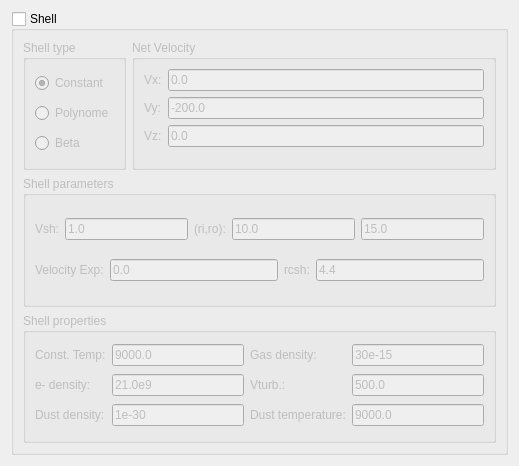
          <widget class="QWidget" name="scrollContentsShell">
           <property name="geometry">
            <rect>
             <x>0</x>
             <y>-51</y>
             <width>519</width>
             <height>466</height>
            </rect>
           </property>
           <layout class="QVBoxLayout" name="verticalLayout_42">
            <item>
             <widget class="QGroupBox" name="groupShell">
              <property name="title">
               <string>Shell</string>
              </property>
              <property name="checkable">
               <bool>true</bool>
              </property>
              <property name="checked">
               <bool>false</bool>
              </property>
              <layout class="QVBoxLayout" name="verticalLayout_45">
               <item>
                <layout class="QHBoxLayout" name="horizontalLayout_24">
                 <item>
                  <widget class="QGroupBox" name="groupshelltype">
                   <property name="title">
                    <string>Shell type</string>
                   </property>
                   <layout class="QVBoxLayout" name="verticalLayout_43">
                    <item>
                     <widget class="QRadioButton" name="radioRotwedgesh">
                      <property name="toolTip">
                       <string>&lt;html&gt;&lt;head/&gt;&lt;body&gt;&lt;p&gt;Velocity, dens, temp, ane are constant.&lt;/p&gt;&lt;/body&gt;&lt;/html&gt;</string>
                      </property>
                      <property name="text">
                       <string>Constant</string>
                      </property>
                      <property name="checked">
                       <bool>true</bool>
                      </property>
                     </widget>
                    </item>
                    <item>
                     <widget class="QRadioButton" name="radioSlansh">
                      <property name="toolTip">
                       <string>&lt;html&gt;&lt;head/&gt;&lt;body&gt;&lt;p&gt;Radial velocity is v(r)=vsh*(r/rinsh)**evelsh Ne(r)~Rho(r)=denssh*(rinsh/r)**2*vsh/v(r)), temp=const.&lt;/p&gt;&lt;/body&gt;&lt;/html&gt;</string>
                      </property>
                      <property name="text">
                       <string>Polynome</string>
                      </property>
                     </widget>
                    </item>
                    <item>
                     <widget class="QRadioButton" name="radioRotellipsh">
                      <property name="toolTip">
                       <string>&lt;html&gt;&lt;head/&gt;&lt;body&gt;&lt;p&gt;Radial velocity is v(r)=vsh*(1-rcsh/r)**evelsh Ne(r)~Rho(r)=denssh*(rinsh/r)**2*v(rinsh)/v(r)),temp=const.&lt;/p&gt;&lt;/body&gt;&lt;/html&gt;</string>
                      </property>
                      <property name="text">
                       <string>Beta</string>
                      </property>
                     </widget>
                    </item>
                   </layout>
                  </widget>
                 </item>
                 <item>
                  <widget class="QGroupBox" name="groupNetVelsh">
                   <property name="toolTip">
                    <string>&lt;html&gt;&lt;head/&gt;&lt;body&gt;&lt;p&gt;Net velocity [km/s].&lt;/p&gt;&lt;/body&gt;&lt;/html&gt;</string>
                   </property>
                   <property name="title">
                    <string>Net Velocity</string>
                   </property>
                   <layout class="QFormLayout" name="formLayout_31">
                    <item row="0" column="0">
                     <widget class="QLabel" name="labelvxsh">
                      <property name="toolTip">
                       <string>&lt;html&gt;&lt;head/&gt;&lt;body&gt;&lt;p&gt;vxsh&lt;/p&gt;&lt;/body&gt;&lt;/html&gt;</string>
                      </property>
                      <property name="text">
                       <string>Vx:</string>
                      </property>
                     </widget>
                    </item>
                    <item row="0" column="1">
                     <widget class="QLineEdit" name="textvxsh">
                      <property name="text">
                       <string>0.0</string>
                      </property>
                     </widget>
                    </item>
                    <item row="1" column="0">
                     <widget class="QLabel" name="labelvysh">
                      <property name="toolTip">
                       <string>&lt;html&gt;&lt;head/&gt;&lt;body&gt;&lt;p&gt;vysh&lt;/p&gt;&lt;/body&gt;&lt;/html&gt;</string>
                      </property>
                      <property name="text">
                       <string>Vy:</string>
                      </property>
                     </widget>
                    </item>
                    <item row="1" column="1">
                     <widget class="QLineEdit" name="textvysh">
                      <property name="text">
                       <string>-200.0</string>
                      </property>
                     </widget>
                    </item>
                    <item row="2" column="0">
                     <widget class="QLabel" name="labelvzsh">
                      <property name="toolTip">
                       <string>&lt;html&gt;&lt;head/&gt;&lt;body&gt;&lt;p&gt;vzsh&lt;/p&gt;&lt;/body&gt;&lt;/html&gt;</string>
                      </property>
                      <property name="text">
                       <string>Vz:</string>
                      </property>
                     </widget>
                    </item>
                    <item row="2" column="1">
                     <widget class="QLineEdit" name="textvzsh">
                      <property name="text">
                       <string>0.0</string>
                      </property>
                     </widget>
                    </item>
                   </layout>
                  </widget>
                 </item>
                </layout>
               </item>
               <item>
                <widget class="QGroupBox" name="groupShellParams">
                 <property name="title">
                  <string>Shell parameters</string>
                 </property>
                 <layout class="QVBoxLayout" name="verticalLayout_44">
                  <item>
                   <layout class="QHBoxLayout" name="horizontalLayout_25">
                    <item>
                     <widget class="QLabel" name="labelashell">
                      <property name="toolTip">
                       <string>&lt;html&gt;&lt;head/&gt;&lt;body&gt;&lt;p&gt;vsh: Velocity of the uniformly expanding shell [km/s].&lt;/p&gt;&lt;/body&gt;&lt;/html&gt;</string>
                      </property>
                      <property name="text">
                       <string>Vsh:</string>
                      </property>
                     </widget>
                    </item>
                    <item>
                     <widget class="QLineEdit" name="textvsh">
                      <property name="text">
                       <string>1.0</string>
                      </property>
                     </widget>
                    </item>
                    <item>
                     <widget class="QLabel" name="labelrinroutsh">
                      <property name="toolTip">
                       <string>&lt;html&gt;&lt;head/&gt;&lt;body&gt;&lt;p&gt;rinsh, routsh: Inner, outer radius of the shell in [R_sol].&lt;/p&gt;&lt;/body&gt;&lt;/html&gt;</string>
                      </property>
                      <property name="text">
                       <string>(ri,ro):</string>
                      </property>
                     </widget>
                    </item>
                    <item>
                     <widget class="QLineEdit" name="textrinsh">
                      <property name="text">
                       <string>10.0</string>
                      </property>
                     </widget>
                    </item>
                    <item>
                     <widget class="QLineEdit" name="textroutsh">
                      <property name="text">
                       <string>15.0</string>
                      </property>
                     </widget>
                    </item>
                   </layout>
                  </item>
                  <item>
                   <layout class="QHBoxLayout" name="horizontalLayout_26">
                    <item>
                     <widget class="QLabel" name="labelevelsh">
                      <property name="toolTip">
                       <string>&lt;html&gt;&lt;head/&gt;&lt;body&gt;&lt;p&gt;evelsh: Exponent of velocity dependence.&lt;/p&gt;&lt;/body&gt;&lt;/html&gt;</string>
                      </property>
                      <property name="text">
                       <string>Velocity Exp:</string>
                      </property>
                     </widget>
                    </item>
                    <item>
                     <widget class="QLineEdit" name="textevelsh">
                      <property name="text">
                       <string>0.0</string>
                      </property>
                     </widget>
                    </item>
                    <item>
                     <widget class="QLabel" name="labelrsh">
                      <property name="toolTip">
                       <string>&lt;html&gt;&lt;head/&gt;&lt;body&gt;&lt;p&gt;rcsh: Core/photospheric radius of the star in shell [R_sol].&lt;/p&gt;&lt;/body&gt;&lt;/html&gt;</string>
                      </property>
                      <property name="text">
                       <string>rcsh:</string>
                      </property>
                     </widget>
                    </item>
                    <item>
                     <widget class="QLineEdit" name="textrcsh">
                      <property name="text">
                       <string>4.4</string>
                      </property>
                     </widget>
                    </item>
                   </layout>
                  </item>
                 </layout>
                </widget>
               </item>
               <item>
                <widget class="QGroupBox" name="groupShellProp">
                 <property name="title">
                  <string>Shell properties</string>
                 </property>
                 <layout class="QGridLayout" name="gridLayout_25">
                  <item row="0" column="3">
                   <widget class="QLineEdit" name="textdenssh">
                    <property name="text">
                     <string>30e-15</string>
                    </property>
                   </widget>
                  </item>
                  <item row="1" column="2">
                   <widget class="QLabel" name="labelvtrbsh">
                    <property name="toolTip">
                     <string>&lt;html&gt;&lt;head/&gt;&lt;body&gt;&lt;p&gt;vtrbsh: Microturbulence [km/s].&lt;/p&gt;&lt;/body&gt;&lt;/html&gt;</string>
                    </property>
                    <property name="text">
                     <string>Vturb.:</string>
                    </property>
                   </widget>
                  </item>
                  <item row="2" column="2">
                   <widget class="QLabel" name="labeldsttjt_2">
                    <property name="toolTip">
                     <string>&lt;html&gt;&lt;head/&gt;&lt;body&gt;&lt;p&gt;dsttsh: Dust temperature [K].&lt;/p&gt;&lt;/body&gt;&lt;/html&gt;</string>
                    </property>
                    <property name="text">
                     <string>Dust temperature:</string>
                    </property>
                   </widget>
                  </item>
                  <item row="1" column="1">
                   <widget class="QLineEdit" name="textanesh">
                    <property name="text">
                     <string>21.0e9</string>
                    </property>
                   </widget>
                  </item>
                  <item row="2" column="1">
                   <widget class="QLineEdit" name="textdstdsh">
                    <property name="text">
                     <string>1e-30</string>
                    </property>
                   </widget>
                  </item>
                  <item row="2" column="0">
                   <widget class="QLabel" name="labeldstdsh">
                    <property name="toolTip">
                     <string>&lt;html&gt;&lt;head/&gt;&lt;body&gt;&lt;p&gt;dstdsh: Dust density at rinsh [g/cm&lt;span style=&quot; vertical-align:super;&quot;&gt;3&lt;/span&gt;], it changes as the gas density.&lt;/p&gt;&lt;/body&gt;&lt;/html&gt;</string>
                    </property>
                    <property name="text">
                     <string>Dust density:</string>
                    </property>
                   </widget>
                  </item>
                  <item row="1" column="3">
                   <widget class="QLineEdit" name="textvtrbsh">
                    <property name="text">
                     <string>500.0</string>
                    </property>
                   </widget>
                  </item>
                  <item row="0" column="0">
                   <widget class="QLabel" name="labeltempsh">
                    <property name="toolTip">
                     <string>&lt;html&gt;&lt;head/&gt;&lt;body&gt;&lt;p&gt;tempsh: Temperature [K].&lt;/p&gt;&lt;/body&gt;&lt;/html&gt;</string>
                    </property>
                    <property name="text">
                     <string>Const. Temp:</string>
                    </property>
                   </widget>
                  </item>
                  <item row="0" column="1">
                   <widget class="QLineEdit" name="texttempsh">
                    <property name="text">
                     <string>9000.0</string>
                    </property>
                   </widget>
                  </item>
                  <item row="1" column="0">
                   <widget class="QLabel" name="labelanesh">
                    <property name="toolTip">
                     <string>&lt;html&gt;&lt;head/&gt;&lt;body&gt;&lt;p&gt;anesh: Electron number density at rinsh.&lt;/p&gt;&lt;/body&gt;&lt;/html&gt;</string>
                    </property>
                    <property name="text">
                     <string>e- density:</string>
                    </property>
                   </widget>
                  </item>
                  <item row="2" column="3">
                   <widget class="QLineEdit" name="textdsttsh">
                    <property name="text">
                     <string>9000.0</string>
                    </property>
                   </widget>
                  </item>
                  <item row="0" column="2">
                   <widget class="QLabel" name="labeldenssh">
                    <property name="toolTip">
                     <string>&lt;html&gt;&lt;head/&gt;&lt;body&gt;&lt;p&gt;denssh: Gas density at rinsh.&lt;/p&gt;&lt;/body&gt;&lt;/html&gt;</string>
                    </property>
                    <property name="text">
                     <string>Gas density:</string>
                    </property>
                   </widget>
                  </item>
                 </layout>
                </widget>
               </item>
              </layout>
             </widget>
            </item>
           </layout>
          </widget>
